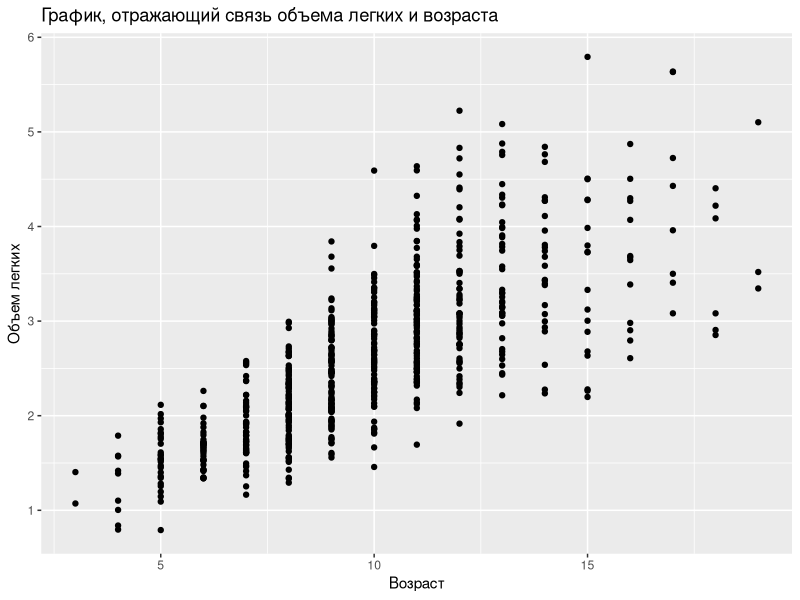
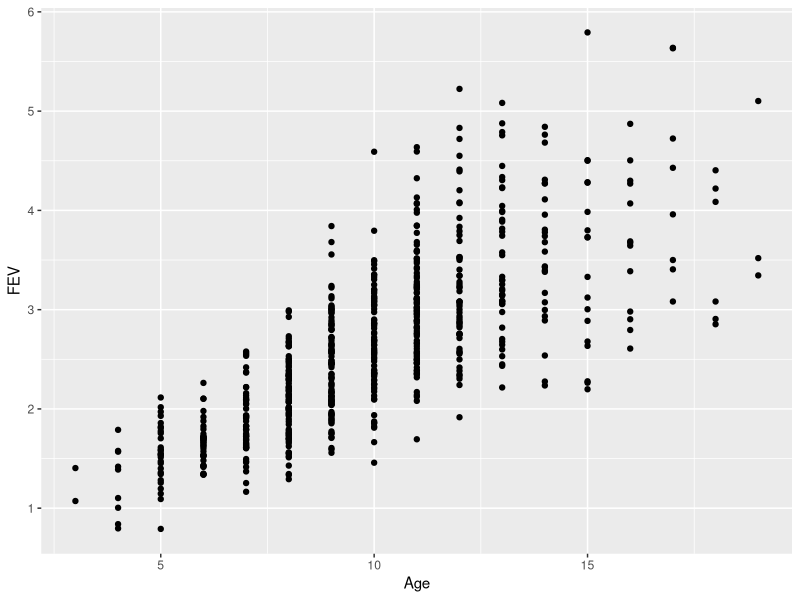
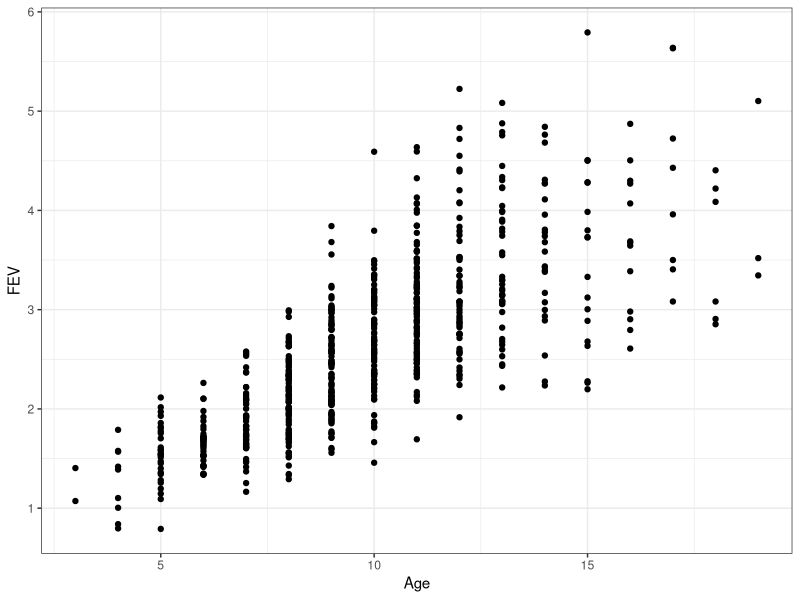
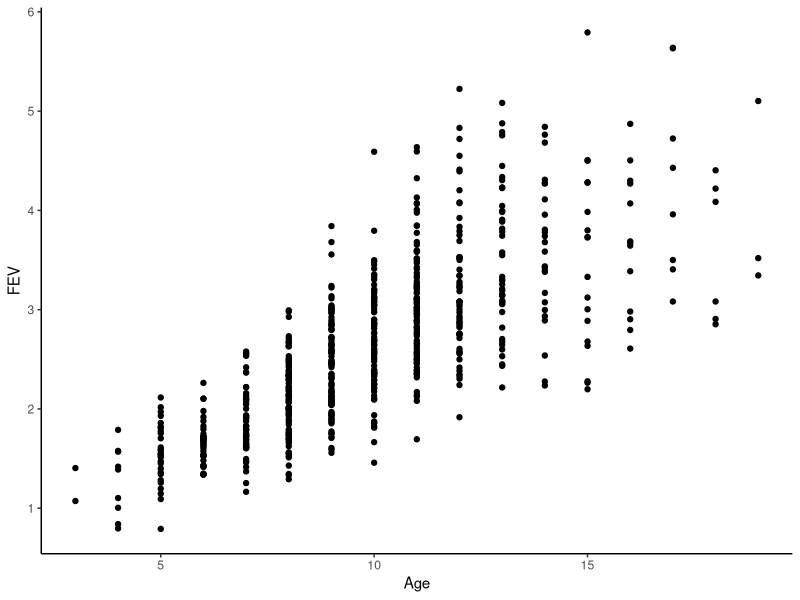
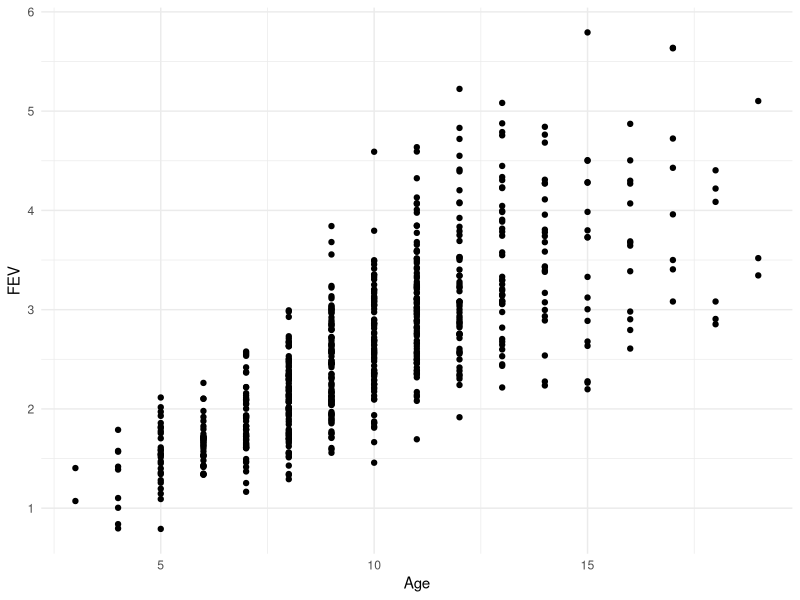
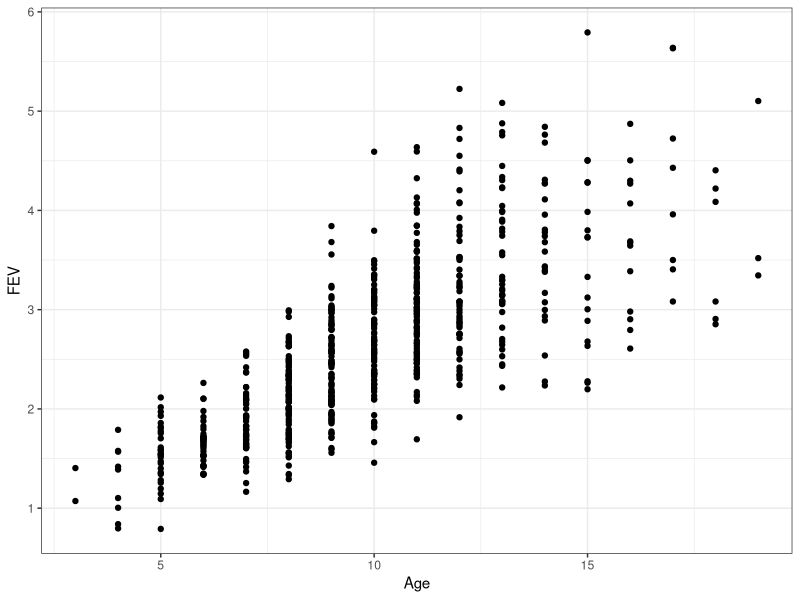
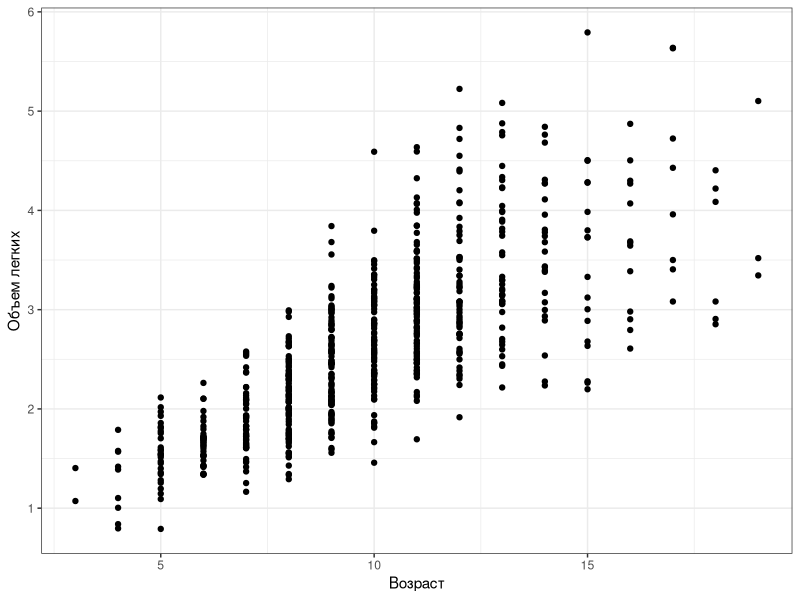
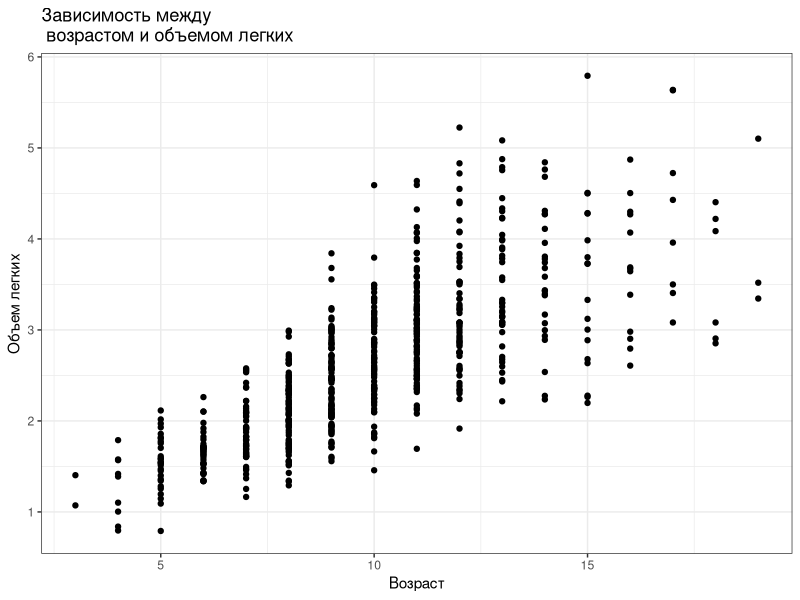

The R source for these figures, in order:
# Визуализция данных средствами ggplot2


## Учимся читать внешние данные в форате csv
titanic <- read.table(file = 'data/Titanic.csv', sep = ';', header = TRUE)

head(titanic, 8)


## Длинный формат данных


library(tidyr)
long_titanic <- uncount(titanic, weights = Freq)
head(long_titanic, 10)







# Данные взяты из работы
# Tager, I. B., Weiss, S. T., Rosner, B., and Speizer, F. E. (1979). Effect of parental cigarette smoking on pulmonary function in children. American Journal of Epidemiology, 110, 15-26.
# Rosner, B. (1990). Fundamentals of Biostatistics, 3rd Edition. PWS-Kent, Boston, Massachusetts.
# Источник данных: http://www.statsci.org/data/general/fev.html
#
# Структура данных
# Age 	 -  	Возраст
# FEV 	 -  	Объем легких при выдохе (литры) (forced expiratory volume)
# Height 	 -  	Рост (дюймы)
# Sex 	 -  	 пол (Male or Female)
# Smoker 	 -  	некурящие (Non), курящие (Current)



#############################################################################
#Загрузка пакетов

library(readxl)
library(ggplot2)

#############################################################################

#############################################################################
# Читаем данные

fev <- read_excel("data/fev.xls", sheet = "tidy_data", col_names = TRUE, na = "NA", skip = 1 )




# Структура данных

# имена переменных, заголовки столбцов

names(fev)

# [1] "Age"    "FEV"    "Height" "Sex"    "Smoker"


str(fev) #дает информацию о структуре датафрейма

# Classes ‘tbl_df’, ‘tbl’ and 'data.frame':	654 obs. of  5 variables:
#   $ Age   : num  9 8 7 9 9 8 6 6 8 9 ...
# $ FEV   : num  1.71 1.72 1.72 1.56 1.9 ...
# $ Height: num  57 67.5 54.5 53 57 61 58 56 58.5 60 ...
# $ Sex   : chr  "Female" "Female" "Female" "Male" ...
# $ Smoker: chr  "Non" "Non" "Non" "Non" ...


fev[15:20, ]

fev[ , 2]

fev$FEV[2:3]

fev[c(1, 4, 10),  ]



library(dplyr)

df_female <-
fev %>%
  filter(Sex == "Female")




#Необходимо заменить формат в переменных fev$Sex и fev$Smoker

fev$Sex <- factor(fev$Sex, levels = c("Male", "Female"))

as.numeric(fev$Sex)

fev$Smoker <- factor(fev$Smoker)

#функция factor() превращает числовые или текстовые данные в дискретные факторы

# Если необходимо убрать объекты, у которых что-то не измерено (NA), то надо произвести "очистку данных". НО! не увлекайтесь

#############################################################################
#Визуализация данных (первый заход)

#Задача: построить точечную диаграмму, где по оси OX отложен Age, а по оси OY отложен FEV

ggplot(data = fev, mapping = aes(x = Age, y = FEV)) +
  geom_point() +
  ggtitle("График, отражающий связь объема легких и возраста") +
  labs(x = "Возраст", y = "Объем легких")

#####













ggplot(data = fev, aes(x = Age, y = FEV)) + geom_point()

# Убираем серый фон

ggplot(data = fev, aes(x = Age, y = FEV)) + geom_point() + theme_bw()

ggplot(data = fev, aes(x = Age, y = FEV)) + geom_point() + theme_classic()

ggplot(data = fev, aes(x = Age, y = FEV)) + geom_point() + theme_minimal()

#Устанавливаем понравившуюся тему, как основную.
theme_set(theme_bw()) # далее все графики, производимые в данной сессии, будут использовать именно эту тему

ggplot(data = fev, aes(x = Age, y = FEV)) + geom_point()

# Изменяем подписи осей

ggplot(data = fev, aes(x = Age, y = FEV)) + geom_point() + labs(x = "Возраст", y = "Объем легких")

#Создаем верхний заголовок рисунка

ggplot(data = fev, aes(x = Age, y = FEV)) + geom_point() + labs(x = "Возраст", y = "Объем легких", title = "Зависимость между \n возрастом и объемом легких")

# Делаем заголовок центральным
ggplot(data = fev, aes(x = Age, y = FEV)) + geom_point() + labs(x = "Возраст", y = "Объем легких", title = "Зависимость между \n возрастом и объемом легких") + theme(plot.title = element_text(hjust = 0.5))


# Меняем размер точек

#Крупнее
ggplot(data = fev, aes(x = Age, y = FEV)) + geom_point(size = 3) + labs(x = "Возраст", y = "Объем легких", title = "Зависимость между \n возрастом и объемом легких") + theme(plot.title = element_text(hjust = 0.5))



#Мельче
ggplot(data = fev, aes(x = Age, y = FEV)) + geom_point(size = 0.1) + labs(x = "Возраст", y = "Объем легких", title = "Зависимость между \n возрастом и объемом легких") + theme(plot.title = element_text(hjust = 0.5))



# Меняем цвет и форму точек

ggplot(data = fev, aes(x = Age, y = FEV)) + geom_point(color = "blue") + labs(x = "Возраст", y = "Объем легких", title = "Зависимость между \n возрастом и объемом легких") + theme(plot.title = element_text(hjust = 0.5))


ggplot(data = fev, aes(x = Age, y = FEV)) + geom_point(shape = 22, color = "red", fill = "yellow", size = 2) + labs(x = "Возраст", y = "Объем легких", title = "Зависимость между \n возрастом и объемом легких") + theme(plot.title = element_text(hjust = 0.5))



#Сохраняем рисунок в файл

ggplot(data = fev, aes(x = Age, y = FEV)) + geom_point(shape = 22, color = "red", fill = "yellow", size = 2) + labs(x = "Возраст", y = "Объем легких", title = "Зависимость между \n возрастом и объемом легких") + theme(plot.title = element_text(hjust = 0.5))


ggsave("MyPicture.wmf", plot = last_plot())

#Рисунок можно, и это правильно, поместить в специальную переменную
Plot_1 <- ggplot(data = fev, aes(x = Age, y = FEV)) + geom_point(shape = 22, color = "red", fill = "yellow", size = 2)

Plot_1

# Далее эту переменную можно модифицировать

Plot_1 + labs(x = "Возраст", y = "Объем легких", title = "Зависимость между \n возрастом и объемом легких") + theme(plot.title = element_text(hjust = 0.5))


Plot_2 <- Plot_1 + labs(x = "Возраст", y = "Объем легких", title = "Зависимость между \n возрастом и объемом легких") + theme(plot.title = element_text(hjust = 0.5))


ggsave("MyPicture_2.wmf", plot = Plot_2)


#############################################################################
#Визуализация данных (Aesthetics)
# В философии ggplot эстетики - это та информация (данные), которую можно выразить графиком.
# Минимальные эстетики - Положение на OX и положение на OY
# Однако наши данные содержат еще и информацию о поле (переменная fev$Sex). Если эти данные для нас важны, то мы должны эту информацию выразить на графике


#Отражаем данные о поле с помощью цвета
Plot_1 <- ggplot(data = fev, aes(x = Age, y = FEV, color = Sex )) + geom_point(size = 2) + labs(x = "Возраст", y = "Объем легких", title = "Зависимость между \n возрастом и объемом легких") + theme(plot.title = element_text(hjust = 0.5))

Plot_1

# Меняем цвет на тот, который нам нравится
Plot_1 + scale_color_manual(values = c("pink","blue"))


# Меняем положение легенды
Plot_1 + scale_color_manual(values = c("pink","blue")) + theme(legend.position =  "bottom")

Plot_1 + scale_color_manual(values = c("pink","blue")) + theme(legend.position =  "left")

Plot_1 + scale_color_manual(values = c("pink","blue")) + theme(legend.position =  c(0.1, 0.9)) # c(0.1, 0.9) координаты указываются в долях от сторон рисунка



#Отражаем данные о поле с помощью формы точек
Plot_1 <- ggplot(data = fev, aes(x = Age, y = FEV, shape = Sex, color = Sex )) + geom_point(size = 2) + labs(x = "Возраст", y = "Объем легких", title = "Зависимость между \n возрастом и объемом легких") + theme(plot.title = element_text(hjust = 0.5))

Plot_1


# В нашем датафрейме есть еще и данные о курении.
# Если мы хотим выразить графиком одновременно данные по полу и по курению, то мы должны задать две разные эстетики


Plot_1 <- ggplot(data = fev, aes(x = Age, y = FEV, shape = Sex, color = Smoker )) + geom_point(size = 2) + labs(x = "Возраст", y = "Объем легких", title = "Зависимость между \n возрастом и объемом легких") + theme(plot.title = element_text(hjust = 0.5))

Plot_1 #в этом трудно разобраться


#Используем фасетирование

Plot_1 + facet_wrap( ~ Smoker) #уже лучше

Plot_1 + facet_grid(Sex ~ Smoker)


#В нашем датафрейме есть еще и данные по росту.

Plot_1 <- ggplot(data = fev, aes(x = Age, y = FEV, shape = Sex, color = Smoker, size = Height)) + geom_point() + labs(x = "Возраст", y = "Объем легких", title = "Зависимость между \n возрастом и объемом легких") + theme(plot.title = element_text(hjust = 0.5))

Plot_1 + facet_grid(Sex ~ Smoker)


# Шуточный пример, из которого можно почерпнуть некоторые возможности ggplot


#Запустите код, расположенный между двумя линиями

#___________________________

circus <- function(n, p, cos2 = 0, sin2 =0, cos3 = 0, sin3 = 0){
  # n - number of points
  # p - period
  points <- data.frame(X=c(1:n), Y=c(1:n))
  factor <- points
  k <- 0
  for (i in 1:n){
    factor$X[i] <- (i-1)/p - k
    if ((i/p - trunc(i/p))==0) k <- k + 1
  }

  factor$Y <- factor$X

  for (i in 1:n){
    points$X[i] <- cos(2*3.14*factor$X[i]) + cos(cos2/4*3.14*factor$X[i]) + cos(cos3/4*3.14*factor$X[i])
    points$Y[i] <- sin(2*3.14*factor$Y[i]) + sin(sin2/4*3.14*factor$Y[i]) + sin(sin3/4*3.14*factor$Y[i])
  }
  return(points)
}

bill <- circus(100, 100, 10.7, 15, 0, 0)
bill2 <- circus(100, 100, 10.7, 15, 0, 0)
cock_head <- circus(100, 100, 15, 15, 0, 15)
cock_head$X <- cock_head$X +1.6
cock_head$Y <- cock_head$Y +1.1
cock_beard <- circus(100, 100, 1, 5, 1, 1)
cock_crest <- circus(100, 100, 15, 30, 20, 40)
cock_pupil <- circus(100, 100, 0, 0, 0, 0)

forest <- circus(100, 100, 15, 200, 15, 100)
fir <- data.frame(x = 3, y = seq(-3, 4, length.out = 100))
fir$xend <- seq(3, 5, length.out = 100)
fir$yend <- 4 - fir$xend


fir2 <- data.frame(x = 3, y = seq(4, -3, length.out = 100))
fir2$xend <- seq(3, -3, length.out = 100)
fir2$yend <- fir$yend


ray <- data.frame(x=3, y = 5, angle = runif(100, 0, 2*3.14), radius = rnorm(100, 1, 0.5))

stars <- data.frame(x = rnorm(30, 1, 5), y = rnorm(30, 11, 0.5) )

snow <- data.frame(x = rnorm(3000, 3, 10), y = rnorm(3000, -3, 0.1) )
snow$y[snow$y < -3] <-snow$y [snow$y < -3] + 0.3

ggplot() + geom_polygon(data = forest, aes(X*3, Y ), fill = "white", color = "black") + theme(panel.grid.major = element_blank(), panel.grid.minor = element_blank(), panel.background = element_rect(fill="blue")) +
  theme(panel.grid.major = element_blank(), panel.grid.minor = element_blank(), panel.background = element_rect(fill="blue")) +
  xlab("") +
  ylab("") +
  ylim(-3, 12) +
  xlim(-7, 10) +
  geom_curve(data = fir, aes(x=x, y=y, xend = xend, yend = yend), curvature = -0, color = "darkgreen") +
  geom_curve(data = fir, aes(x=x, y=y +1, xend = xend, yend = yend + 1), curvature = -0, color = "darkgreen") +
  geom_curve(data = fir, aes(x=x, y=y -1, xend = xend, yend = yend - 1), curvature = -0, color = "darkgreen") +
  geom_curve(data = fir2, aes(x=x, y=y, xend = xend, yend = yend), curvature = -0, color = "darkgreen") +
  geom_curve(data = fir2, aes(x=x, y=y +1, xend = xend, yend = yend + 1), curvature = -0, color = "darkgreen") +
  geom_curve(data = fir2, aes(x=x, y=y -1, xend = xend, yend = yend - 1), curvature = -0, color = "darkgreen") +
  geom_spoke(data = ray, aes(x=x, y=y, angle = angle, radius = radius), color = "yellow") +
  geom_point(data  = stars, aes(x=x, y=y), color = "yellow", size=10, shape = "*") + geom_point(data  = snow, aes(x=x, y=y), color = "white") +
  geom_point(aes(x = rnorm(100,1,10), y=rnorm(100,2, 2)), shape=8, size=3, color="white") +
  geom_polygon(data = bill2, aes(X + 5, Y-0.5 +5), fill = "gold", color = "black") + geom_polygon(data = bill, aes(X+ 5, Y+5), fill = "gold", color = "black")  +
  geom_polygon(data = cock_head, aes(X+ 5, Y+5), fill = "orange", color = "black") +
  geom_polygon(data = cock_crest, aes(X*1.2 + 4+ 5, Y*1.2 +4+5), fill = "red", color = "black") +
  geom_polygon(data = cock_beard, aes(X/1.5+0.9+ 5, Y*1.2-3+5), fill = "red") +
  geom_polygon(data = cock_pupil, aes(X/4 + 1.6 + 5, Y/3 + 1.6+5), fill = "black") +
  geom_text(aes(x=0, y = 9), label = "Year of the roosteR", size = 10, color = "yellow") +
  geom_text(aes(x=0, y =7), label = "2017", size = 15, color = "white")
#___________________________

